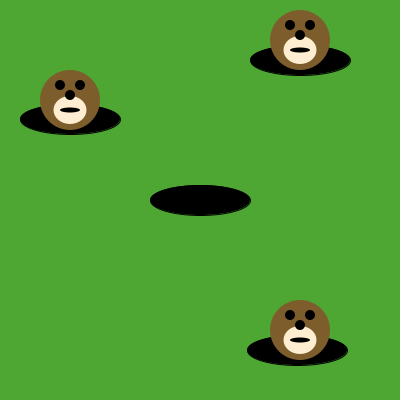
Frame 1 (no input)
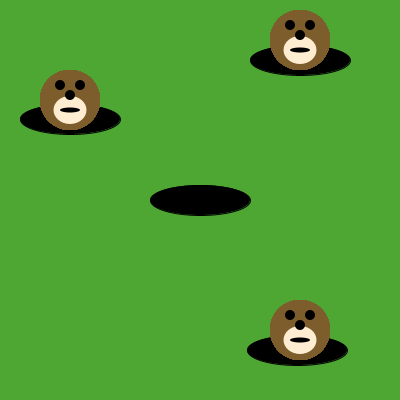
Frame 60 (the mouse pressed at the canvas centre just before this capture)
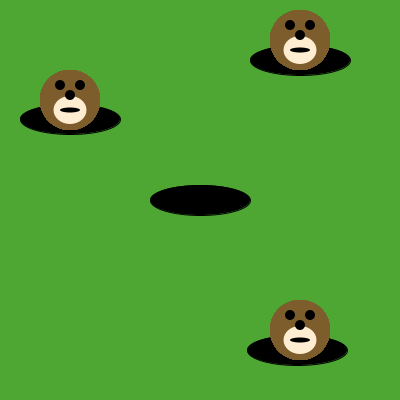
Frame 120 (the mouse held since frame 60 and released just before this capture)

The Processing sketch that drew these frames (run headless with seeded random() and noise(); from frame 60 on, the mouse is pressed at the canvas centre):

// Processing sketch: MolesInHoles
// ── MolesInHoles.pde
void draw() {
  drawMole(70, 100);
  drawMole(300, 330);
  drawMole(300, 40);
}
void drawMole(int moleX, int moleY) {
  noStroke();
  fill(125, 93, 43);
  ellipse(moleX, moleY, 60, 60); // face
  fill(255, 237, 209);
  ellipse(moleX, moleY+10, 33, 28); 
  fill(0, 0, 0);
  ellipse(moleX-10, moleY-15, 10, 10); // eyes
  ellipse(moleX+10, moleY-15, 10, 10);
  ellipse(moleX, moleY-5, 10, 10); // nose
  ellipse(moleX, moleY+10, 20, 5); // mouth
}

void setup() {
  size(400, 400);
  background(78, 166, 51); // green grass
  fill(0, 0, 0);
  ellipse(200, 200, 100, 30); // holes!
  ellipse(70, 119, 100, 30);
  ellipse(300, 60, 100, 30);
  ellipse(297, 350, 100, 30);
}
